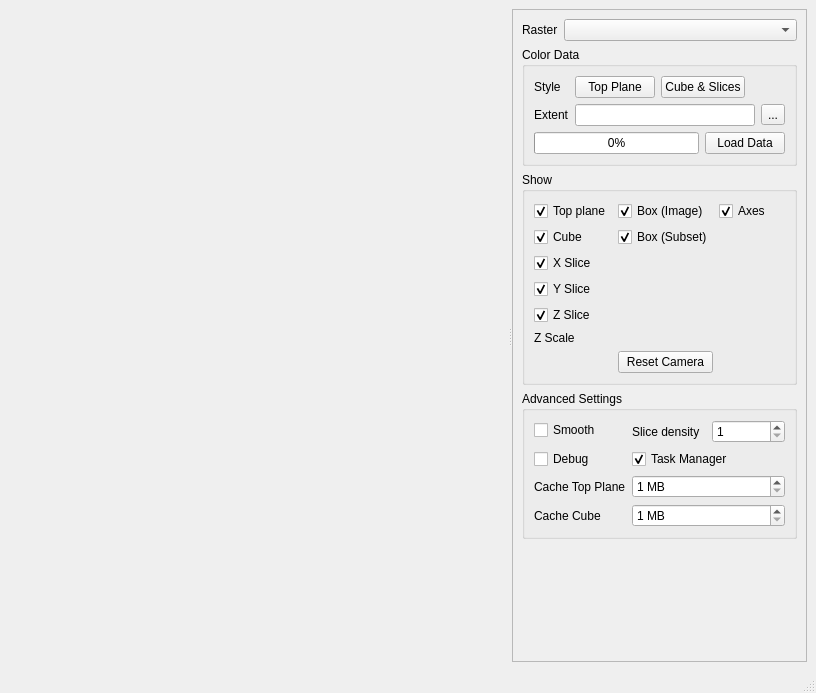
<?xml version="1.0" encoding="UTF-8"?>
<ui version="4.0">
 <class>MainWindow</class>
 <widget class="QMainWindow" name="MainWindow">
  <property name="geometry">
   <rect>
    <x>0</x>
    <y>0</y>
    <width>816</width>
    <height>693</height>
   </rect>
  </property>
  <property name="windowTitle">
   <string>ImageCube</string>
  </property>
  <widget class="QWidget" name="centralwidget">
   <layout class="QVBoxLayout" name="verticalLayout">
    <item>
     <widget class="QSplitter" name="splitter">
      <property name="sizePolicy">
       <sizepolicy hsizetype="Expanding" vsizetype="Preferred">
        <horstretch>0</horstretch>
        <verstretch>2</verstretch>
       </sizepolicy>
      </property>
      <property name="orientation">
       <enum>Qt::Horizontal</enum>
      </property>
      <widget class="ImageCubeGLWidget" name="openglWidget" native="true">
       <property name="sizePolicy">
        <sizepolicy hsizetype="Preferred" vsizetype="Preferred">
         <horstretch>2</horstretch>
         <verstretch>0</verstretch>
        </sizepolicy>
       </property>
       <property name="minimumSize">
        <size>
         <width>50</width>
         <height>50</height>
        </size>
       </property>
      </widget>
      <widget class="QScrollArea" name="scrollArea">
       <property name="widgetResizable">
        <bool>true</bool>
       </property>
       <widget class="QWidget" name="scrollAreaWidgetContents">
        <property name="geometry">
         <rect>
          <x>0</x>
          <y>0</y>
          <width>330</width>
          <height>618</height>
         </rect>
        </property>
        <layout class="QVBoxLayout" name="verticalLayout_2">
         <item>
          <layout class="QHBoxLayout" name="horizontalLayout_3">
           <property name="spacing">
            <number>6</number>
           </property>
           <property name="topMargin">
            <number>0</number>
           </property>
           <property name="bottomMargin">
            <number>0</number>
           </property>
           <item>
            <widget class="QLabel" name="label">
             <property name="text">
              <string>Raster</string>
             </property>
            </widget>
           </item>
           <item>
            <widget class="QgsMapLayerComboBox" name="mMapLayerComboBox">
             <property name="sizePolicy">
              <sizepolicy hsizetype="Preferred" vsizetype="Fixed">
               <horstretch>1</horstretch>
               <verstretch>0</verstretch>
              </sizepolicy>
             </property>
            </widget>
           </item>
          </layout>
         </item>
         <item>
          <widget class="QgsCollapsibleGroupBox" name="gbRendering">
           <property name="minimumSize">
            <size>
             <width>0</width>
             <height>0</height>
            </size>
           </property>
           <property name="title">
            <string>Color Data</string>
           </property>
           <layout class="QFormLayout" name="formLayout">
            <item row="1" column="0">
             <widget class="QLabel" name="label_3">
              <property name="text">
               <string>Extent</string>
              </property>
             </widget>
            </item>
            <item row="0" column="0">
             <widget class="QLabel" name="label_5">
              <property name="text">
               <string>Style</string>
              </property>
             </widget>
            </item>
            <item row="0" column="1">
             <layout class="QHBoxLayout" name="horizontalLayout">
              <property name="bottomMargin">
               <number>0</number>
              </property>
              <item>
               <widget class="QPushButton" name="btnSetRendererTopPlane">
                <property name="text">
                 <string>Top Plane</string>
                </property>
               </widget>
              </item>
              <item>
               <widget class="QPushButton" name="btnSetRendererSlices">
                <property name="text">
                 <string>Cube &amp;&amp; Slices</string>
                </property>
               </widget>
              </item>
              <item>
               <spacer name="horizontalSpacer">
                <property name="orientation">
                 <enum>Qt::Horizontal</enum>
                </property>
                <property name="sizeHint" stdset="0">
                 <size>
                  <width>40</width>
                  <height>20</height>
                 </size>
                </property>
               </spacer>
              </item>
             </layout>
            </item>
            <item row="1" column="1">
             <layout class="QHBoxLayout" name="horizontalLayout_4">
              <property name="bottomMargin">
               <number>0</number>
              </property>
              <item>
               <widget class="QLineEdit" name="tbExtent">
                <property name="alignment">
                 <set>Qt::AlignRight|Qt::AlignTrailing|Qt::AlignVCenter</set>
                </property>
                <property name="readOnly">
                 <bool>true</bool>
                </property>
               </widget>
              </item>
              <item>
               <widget class="QToolButton" name="btnSetExtent">
                <property name="text">
                 <string>...</string>
                </property>
               </widget>
              </item>
             </layout>
            </item>
            <item row="4" column="0" colspan="2">
             <layout class="QHBoxLayout" name="horizontalLayout_2">
              <property name="topMargin">
               <number>0</number>
              </property>
              <property name="bottomMargin">
               <number>0</number>
              </property>
              <item>
               <widget class="QProgressBar" name="progressBar">
                <property name="sizePolicy">
                 <sizepolicy hsizetype="Expanding" vsizetype="Fixed">
                  <horstretch>0</horstretch>
                  <verstretch>1</verstretch>
                 </sizepolicy>
                </property>
                <property name="value">
                 <number>0</number>
                </property>
               </widget>
              </item>
              <item>
               <widget class="QPushButton" name="btnLoadData">
                <property name="text">
                 <string>Load Data</string>
                </property>
               </widget>
              </item>
             </layout>
            </item>
           </layout>
          </widget>
         </item>
         <item>
          <widget class="QgsCollapsibleGroupBox" name="gbPlotting">
           <property name="minimumSize">
            <size>
             <width>0</width>
             <height>0</height>
            </size>
           </property>
           <property name="title">
            <string>Show</string>
           </property>
           <layout class="QGridLayout" name="gridLayout_2">
            <item row="6" column="0">
             <widget class="QCheckBox" name="cbShowSliceZ">
              <property name="text">
               <string>Z Slice</string>
              </property>
              <property name="checked">
               <bool>true</bool>
              </property>
             </widget>
            </item>
            <item row="4" column="0">
             <widget class="QCheckBox" name="cbShowSliceX">
              <property name="text">
               <string>X Slice</string>
              </property>
              <property name="checked">
               <bool>true</bool>
              </property>
             </widget>
            </item>
            <item row="2" column="1">
             <widget class="QCheckBox" name="cbShowBoxSubset">
              <property name="text">
               <string>Box (Subset)</string>
              </property>
              <property name="checked">
               <bool>true</bool>
              </property>
             </widget>
            </item>
            <item row="1" column="1">
             <widget class="QCheckBox" name="cbShowBoxImage">
              <property name="text">
               <string>Box (Image)</string>
              </property>
              <property name="checked">
               <bool>true</bool>
              </property>
             </widget>
            </item>
            <item row="6" column="1" colspan="2">
             <widget class="SliderSpinBox" name="spinBoxZ" native="true"/>
            </item>
            <item row="4" column="1" colspan="2">
             <widget class="SliderSpinBox" name="spinBoxX" native="true"/>
            </item>
            <item row="1" column="0">
             <widget class="QCheckBox" name="cbShowTopPlane">
              <property name="text">
               <string>Top plane</string>
              </property>
              <property name="checked">
               <bool>true</bool>
              </property>
             </widget>
            </item>
            <item row="5" column="1" colspan="2">
             <widget class="SliderSpinBox" name="spinBoxY" native="true"/>
            </item>
            <item row="2" column="0">
             <widget class="QCheckBox" name="cbShowCube">
              <property name="text">
               <string>Cube</string>
              </property>
              <property name="checked">
               <bool>true</bool>
              </property>
             </widget>
            </item>
            <item row="5" column="0">
             <widget class="QCheckBox" name="cbShowSliceY">
              <property name="text">
               <string>Y Slice</string>
              </property>
              <property name="checked">
               <bool>true</bool>
              </property>
             </widget>
            </item>
            <item row="1" column="2">
             <widget class="QCheckBox" name="cbShowAxis">
              <property name="text">
               <string>Axes</string>
              </property>
              <property name="checked">
               <bool>true</bool>
              </property>
             </widget>
            </item>
            <item row="7" column="0">
             <widget class="QLabel" name="label_2">
              <property name="layoutDirection">
               <enum>Qt::LeftToRight</enum>
              </property>
              <property name="text">
               <string>Z Scale</string>
              </property>
              <property name="alignment">
               <set>Qt::AlignLeading|Qt::AlignLeft|Qt::AlignVCenter</set>
              </property>
             </widget>
            </item>
            <item row="7" column="1" colspan="2">
             <widget class="DoubleSliderSpinBox" name="doubleSpinBoxZScale" native="true"/>
            </item>
            <item row="8" column="1">
             <widget class="QPushButton" name="btnResetGLView">
              <property name="text">
               <string>Reset Camera</string>
              </property>
             </widget>
            </item>
           </layout>
          </widget>
         </item>
         <item>
          <widget class="QgsCollapsibleGroupBox" name="gbOpenGLOptions">
           <property name="minimumSize">
            <size>
             <width>0</width>
             <height>0</height>
            </size>
           </property>
           <property name="title">
            <string>Advanced Settings</string>
           </property>
           <layout class="QFormLayout" name="formLayout_2">
            <item row="0" column="0">
             <widget class="QCheckBox" name="cbSmooth">
              <property name="text">
               <string>Smooth</string>
              </property>
             </widget>
            </item>
            <item row="2" column="0">
             <widget class="QCheckBox" name="cbDebug">
              <property name="toolTip">
               <string>Shows additional info on the camera position</string>
              </property>
              <property name="text">
               <string>Debug</string>
              </property>
              <property name="checked">
               <bool>false</bool>
              </property>
             </widget>
            </item>
            <item row="3" column="1">
             <widget class="QSpinBox" name="sbCacheTopPlane">
              <property name="suffix">
               <string> MB</string>
              </property>
              <property name="prefix">
               <string/>
              </property>
              <property name="minimum">
               <number>1</number>
              </property>
              <property name="maximum">
               <number>50</number>
              </property>
             </widget>
            </item>
            <item row="0" column="1">
             <layout class="QHBoxLayout" name="horizontalLayout_5">
              <property name="topMargin">
               <number>0</number>
              </property>
              <property name="rightMargin">
               <number>0</number>
              </property>
              <item>
               <widget class="QLabel" name="label_4">
                <property name="text">
                 <string>Slice density</string>
                </property>
               </widget>
              </item>
              <item>
               <widget class="QSpinBox" name="sbSliceDensity">
                <property name="minimum">
                 <number>1</number>
                </property>
                <property name="maximum">
                 <number>50</number>
                </property>
               </widget>
              </item>
             </layout>
            </item>
            <item row="2" column="1">
             <widget class="QCheckBox" name="cbUseTaskManager">
              <property name="toolTip">
               <string>Image data will be loaded in a background task, using the QGIS Task Manager.</string>
              </property>
              <property name="text">
               <string>Task Manager</string>
              </property>
              <property name="checked">
               <bool>true</bool>
              </property>
             </widget>
            </item>
            <item row="3" column="0">
             <widget class="QLabel" name="label_6">
              <property name="text">
               <string>Cache Top Plane</string>
              </property>
             </widget>
            </item>
            <item row="4" column="0">
             <widget class="QLabel" name="label_7">
              <property name="text">
               <string>Cache Cube</string>
              </property>
             </widget>
            </item>
            <item row="4" column="1">
             <widget class="QSpinBox" name="sbCacheCube">
              <property name="suffix">
               <string> MB</string>
              </property>
              <property name="prefix">
               <string/>
              </property>
              <property name="minimum">
               <number>1</number>
              </property>
              <property name="maximum">
               <number>50</number>
              </property>
             </widget>
            </item>
           </layout>
          </widget>
         </item>
         <item>
          <spacer name="verticalSpacer">
           <property name="orientation">
            <enum>Qt::Vertical</enum>
           </property>
           <property name="sizeHint" stdset="0">
            <size>
             <width>20</width>
             <height>40</height>
            </size>
           </property>
          </spacer>
         </item>
        </layout>
       </widget>
      </widget>
     </widget>
    </item>
   </layout>
  </widget>
  <widget class="QMenuBar" name="menubar">
   <property name="geometry">
    <rect>
     <x>0</x>
     <y>0</y>
     <width>816</width>
     <height>26</height>
    </rect>
   </property>
  </widget>
  <widget class="QStatusBar" name="statusbar"/>
  <action name="actionValidate">
   <property name="text">
    <string>Validate</string>
   </property>
  </action>
  <action name="actionLoadData">
   <property name="text">
    <string>Load Data</string>
   </property>
  </action>
  <action name="actionSetRendererTopPlane">
   <property name="text">
    <string>Set Top Plane Renderer</string>
   </property>
  </action>
  <action name="actionSetRendererSlices">
   <property name="text">
    <string>Set Slice Renderer</string>
   </property>
  </action>
  <action name="actionResetGLView">
   <property name="text">
    <string>Reset View</string>
   </property>
  </action>
  <action name="actionSetExtent">
   <property name="icon">
    <iconset resource="../../../../QGIS/images/images.qrc">
     <normaloff>:/images/themes/default/mActionSelectRectangle.svg</normaloff>:/images/themes/default/mActionSelectRectangle.svg</iconset>
   </property>
   <property name="text">
    <string>Set Extent</string>
   </property>
   <property name="toolTip">
    <string>Sets the spatial extent to load 3D data from a map canvas</string>
   </property>
  </action>
 </widget>
 <customwidgets>
  <customwidget>
   <class>QgsCollapsibleGroupBox</class>
   <extends>QGroupBox</extends>
   <header>qgscollapsiblegroupbox.h</header>
   <container>1</container>
  </customwidget>
  <customwidget>
   <class>QgsMapLayerComboBox</class>
   <extends>QComboBox</extends>
   <header>qgsmaplayercombobox.h</header>
  </customwidget>
  <customwidget>
   <class>ImageCubeGLWidget</class>
   <extends>QWidget</extends>
   <header>imagecubeapp.imagecube</header>
   <container>1</container>
  </customwidget>
  <customwidget>
   <class>SliderSpinBox</class>
   <extends>QWidget</extends>
   <header>enmapbox.gui</header>
   <container>1</container>
  </customwidget>
  <customwidget>
   <class>DoubleSliderSpinBox</class>
   <extends>QWidget</extends>
   <header>enmapbox.gui</header>
   <container>1</container>
  </customwidget>
 </customwidgets>
 <resources>
  <include location="../../enmapboxresources.qrc"/>
  <include location="../../../../QGIS/images/images.qrc"/>
 </resources>
 <connections/>
</ui>
